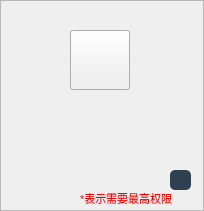
   <widget class="QFrame" name="frame">
    <property name="geometry">
     <rect>
      <x>0</x>
      <y>0</y>
      <width>204</width>
      <height>211</height>
     </rect>
    </property>
    <property name="frameShape">
     <enum>QFrame::StyledPanel</enum>
    </property>
    <property name="frameShadow">
     <enum>QFrame::Raised</enum>
    </property>
    <widget class="QToolButton" name="head">
     <property name="geometry">
      <rect>
       <x>70</x>
       <y>30</y>
       <width>60</width>
       <height>60</height>
      </rect>
     </property>
     <property name="text">
      <string/>
     </property>
     <property name="icon">
      <iconset>
       <normaloff>../../../pictures/staff3.png</normaloff>../../../pictures/staff3.png</iconset>
     </property>
     <property name="iconSize">
      <size>
       <width>60</width>
       <height>60</height>
      </size>
     </property>
    </widget>
    <widget class="QLabel" name="welcome">
     <property name="geometry">
      <rect>
       <x>40</x>
       <y>110</y>
       <width>110</width>
       <height>20</height>
      </rect>
     </property>
     <property name="text">
      <string/>
     </property>
     <property name="alignment">
      <set>Qt::AlignCenter</set>
     </property>
    </widget>
    <widget class="QLabel" name="label_2">
     <property name="geometry">
      <rect>
       <x>80</x>
       <y>190</y>
       <width>121</width>
       <height>16</height>
      </rect>
     </property>
     <property name="font">
      <font>
       <pointsize>8</pointsize>
      </font>
     </property>
     <property name="styleSheet">
      <string notr="true">color: rgb(255, 0, 0);</string>
     </property>
     <property name="text">
      <string>*表示需要最高权限</string>
     </property>
    </widget>
    <widget class="QToolButton" name="toolButton">
     <property name="geometry">
      <rect>
       <x>170</x>
       <y>170</y>
       <width>21</width>
       <height>20</height>
      </rect>
     </property>
     <property name="styleSheet">
      <string notr="true">background-color:#2f4050;
border:0px;

border-radius:5px</string>
     </property>
     <property name="text">
      <string/>
     </property>
     <property name="icon">
      <iconset>
       <normaloff>../../../pictures/search.png</normaloff>../../../pictures/search.png</iconset>
     </property>
     <property name="iconSize">
      <size>
       <width>15</width>
       <height>15</height>
      </size>
     </property>
    </widget>
    <widget class="QLabel" name="role">
     <property name="geometry">
      <rect>
       <x>50</x>
       <y>150</y>
       <width>110</width>
       <height>15</height>
      </rect>
     </property>
     <property name="font">
      <font>
       <pointsize>7</pointsize>
      </font>
     </property>
     <property name="text">
      <string/>
     </property>
     <property name="alignment">
      <set>Qt::AlignCenter</set>
     </property>
    </widget>
   </widget>
